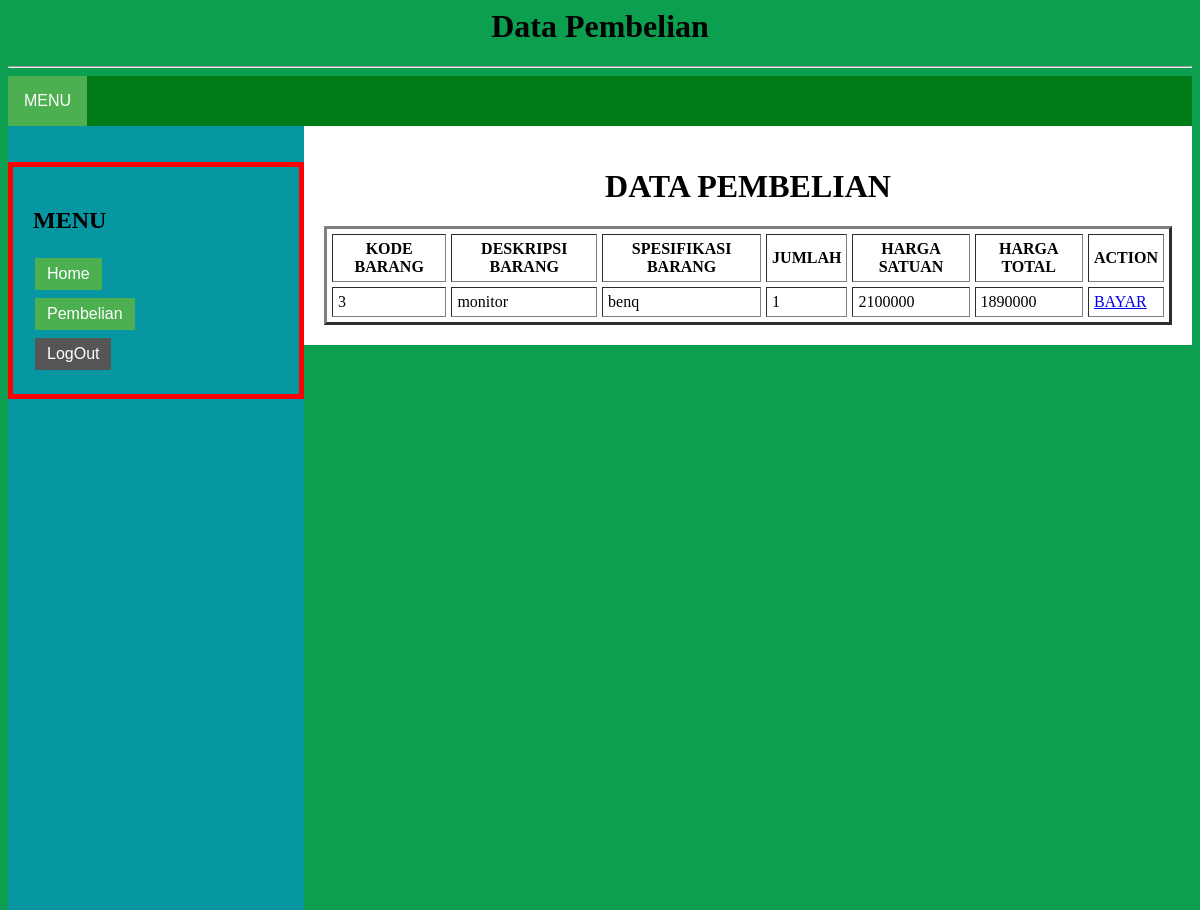
Screenshot of /data_1/pembelian.php (signed in) with the database file from the repository.
### tables this page shows
CREATE TABLE IF NOT EXISTS `tbl_beli` (
  `kd_pembelian` int(20) NOT NULL,
  `pembeli` varchar(20) NOT NULL,
  `kd_barang` int(20) NOT NULL,
  `deskripsi_barang` text NOT NULL,
  `spesifikasi_barang` text NOT NULL,
  `jumlah` varchar(10) NOT NULL,
  `harga_satuan` decimal(30,0) NOT NULL,
  `harga_total` decimal(30,0) NOT NULL
);

### data_1/pembelian.php (the view, shortened to what this page needs)
<?php session_start();
include('config.php');
?>
<html>
<head>
	<link rel="stylesheet" type="text/css" href="css/main.css" />
</head>
<body bgcolor="#0D9F5">
<h1><center>Data Pembelian</center></h1><hr>
<div class="menuatas">
		<div class="dropdown">
  <button class="dropbtn">MENU</button>
</div>
	</div>
<div class="sidebar">
	<br><br>
		<div class="font">
		<?php
if(ISSET($_SESSION['member'])){ ?>
<h2>MENU</h2>
		<a href="home_2.php"><button class="button button1">Home </button></a><br>
		<a href="pembelian.php"><button class="button button1">Pembelian </button></a><br>
		<a href="logout.php"><button class="button button5"> LogOut </button></a>
<?php
}else{?>
			<font color="#AC090C"><h3> ANDA BELUM LOGIN </h3></font>
<?php
}
?>
		</div>
	</div>
	<div class="content">
	<div class="font">
<?php if (isset($_SESSION['member'])) { ?>
<h1><center>DATA PEMBELIAN</center></h1>
<table border="3" cellpadding="5" cellspacing="5">
	<tr>
		<th>KODE BARANG</th>
		<th>DESKRIPSI BARANG</th>
		<th>SPESIFIKASI BARANG</th>
		<th>JUMLAH</th>
		<th>HARGA SATUAN</th>
		<th>HARGA TOTAL</th>
		<th colspan="2">ACTION</th>
	</tr>
	<?php
	$query = mysqli_query($con, "select * from tbl_beli");
	while($data = mysqli_fetch_array($query))
	{
	?>
		<tr>
			<td><?php echo $data['kd_barang'];  ?></td>
			<td><?php echo $data['deskripsi_barang'];  ?></td>
			<td><?php echo $data['spesifikasi_barang'];  ?></td>
			<td><?php echo $data['jumlah'];  ?></td>
			<td><?php echo $data['harga_satuan']; ?></td>
			<td><?php echo $data['harga_total']; ?></td>
			<td><a href="#?kd_barang=<?php echo $data['kd_barang']; ?>">BAYAR</td>
		</tr>
		<?php
	}
	?>
</table>
<?php }
		else { ?>
			<h1><center>Anda Belum Login... <a href="home.php"><button class="button button1">LOGIN</button></a>
</center></h1>
		<?php }  ?>
		</div>
	</div>
</body>
</html>

### css/main.css (style rules this page uses)
.menuatas { width: 100%; height: 50px; background: #017B17; float: left; }
.button { background-color: #4CAF50; border: none; color: white; padding: 5px 10px; text-align: center; text-decoration: none; display: inline-block; font-size: 16px; margin: 4px 2px; -webkit-transition-duration: 0.8s; transition-duration: 0.8s; cursor: pointer; }
.button1 { background-color: #4CAF50; color: white; border: 2px solid #4CAF50; }
.button5 { background-color: #555555; color: white; border: 2px solid #555555; }
.dropbtn { background-color: #4CAF50; color: white; padding: 16px; font-size: 16px; border: none; cursor: pointer; }
.dropdown { position: relative; display: inline-block; }
.sidebar { background: #0797A3; float: left; width: 25%; height: 100%; }
.sidebar .font { padding: 20px; border: 5px solid red; }
.content { background: white; float: left; align-content: center; width: 75%; height: auto; }
.content .font { padding: 20px; }

### rows the page displays
tbl_beli: kd_barang "3", deskripsi_barang "monitor", spesifikasi_barang "benq", jumlah "1", harga_satuan "2100000", harga_total "1890000"
